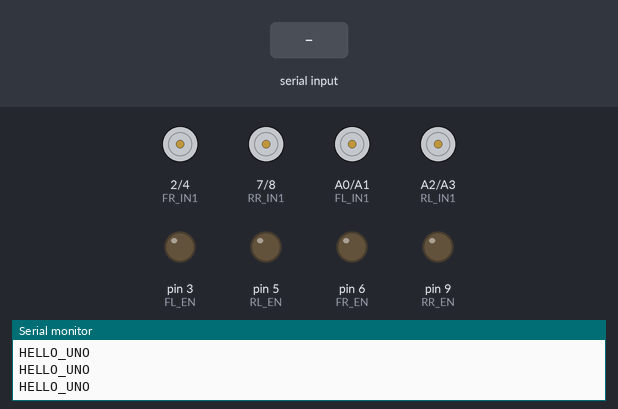
Recording of a sketch running on a simulated Arduino Uno, built with avr-gcc and run on an emulated ATmega328P. Parts: motor-driver pin pairs drawn as motors (green arrow = first pin HIGH = forward, orange = second pin HIGH = backward, longer = more drive), output pins drawn as LEDs (lit = HIGH), the last lines printed to the serial monitor. The inputs (shaded band) are chosen by the test bench.

Above: at 1.0 s.
1.1 s: "PI_READY\n" received over Serial
3.0 s: "XLINE:\n" received over Serial
At 3.2 s:
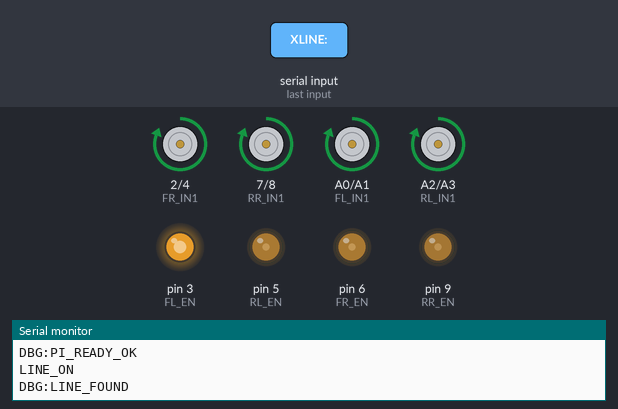
Timing chart, 0 to 6.0 s (numbered marks = the images above; inputs shaded):
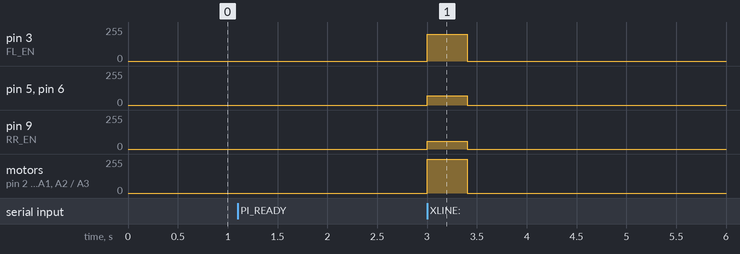

Measured:
- after the input at 3.0 s, pin 3 (FL_EN): 0/255 → 200/255 at once, → 0/255 0.40 s later; pin 5 (RL_EN): 0/255 → 70/255 at once, → 0/255 0.40 s later

The sketch:

uno_camera_duoi_line_camera_tren_ai.ino
```cpp
// ============================================================
// ROBOCON UNO - CAMERA DUOI DO LINE + CAMERA TREN AI
// Chay cung ren.py tren Raspberry Pi
// ============================================================

#define FL_IN1 A0
#define FL_IN2 A1
#define FL_EN  3

#define RL_IN1 A2
#define RL_IN2 A3
#define RL_EN  5

#define FR_IN1 2
#define FR_IN2 4
#define FR_EN  6

#define RR_IN1 7
#define RR_IN2 8
#define RR_EN  9

// PWM co ban - can tiep tuc tune tren robot
int BASE_FL = 200;
int BASE_FR = 70;
int BASE_RL = 70;
int BASE_RR = 60;

// LINE
int errorLine = 0;
bool coLine = false;
unsigned long lastLine = 0;

const int DEAD_LINE = 20;
const int PIXEL_PER_PWM_LINE = 5;
const int MAX_CORR_LINE = 30;
const unsigned long LINE_TIMEOUT = 400;

// YOLO
int errorHang = 0;
bool coHang = false;
bool hangReady = false;
char loaiHang[12] = "";
unsigned long lastHang = 0;

bool piReady = false;
bool piStop = false;

char rxBuf[64];
uint8_t rxLen = 0;

void motor1(int in1, int in2, int en, int pwm)
{
  pwm = constrain(pwm, -255, 255);

  if (pwm > 0)
  {
    digitalWrite(in1, HIGH);
    digitalWrite(in2, LOW);
    analogWrite(en, pwm);
  }
  else if (pwm < 0)
  {
    digitalWrite(in1, LOW);
    digitalWrite(in2, HIGH);
    analogWrite(en, -pwm);
  }
  else
  {
    digitalWrite(in1, LOW);
    digitalWrite(in2, LOW);
    analogWrite(en, 0);
  }
}

void set4(int fl, int fr, int rl, int rr)
{
  motor1(FL_IN1, FL_IN2, FL_EN, fl);
  motor1(FR_IN1, FR_IN2, FR_EN, fr);
  motor1(RL_IN1, RL_IN2, RL_EN, rl);
  motor1(RR_IN1, RR_IN2, RR_EN, rr);
}

void dungMotor()
{
  set4(0, 0, 0, 0);
}

void xuLyLenhPi(const char *s)
{
  if (strcmp(s, "PI_READY") == 0)
  {
    piReady = true;
    return;
  }

  if (strncmp(s, "XLINE:", 6) == 0)
  {
    errorLine = atoi(s + 6);
    coLine = true;
    lastLine = millis();
    return;
  }

  if (strcmp(s, "LOST_LINE") == 0)
  {
    coLine = false;
    return;
  }

  if (strncmp(s, "XHANG:", 6) == 0)
  {
    errorHang = atoi(s + 6);
    coHang = true;
    lastHang = millis();
    return;
  }

  if (strcmp(s, "LOST_HANG") == 0)
  {
    coHang = false;
    hangReady = false;
    return;
  }

  if (strncmp(s, "AI_CLASS:", 9) == 0)
  {
    strncpy(loaiHang, s + 9, sizeof(loaiHang) - 1);
    loaiHang[sizeof(loaiHang) - 1] = '\0';
    return;
  }

  if (strcmp(s, "HANG_READY") == 0)
  {
    hangReady = true;
    return;
  }

  if (strcmp(s, "PI_STOP") == 0)
  {
    piStop = true;
    dungMotor();
    return;
  }
}

void docPi()
{
  while (Serial.available())
  {
    char c = Serial.read();

    if (c == '\n')
    {
      rxBuf[rxLen] = '\0';

      if (rxLen > 0)
        xuLyLenhPi(rxBuf);

      rxLen = 0;
    }
    else if (c != '\r')
    {
      if (rxLen < sizeof(rxBuf) - 1)
        rxBuf[rxLen++] = c;
      else
        rxLen = 0;
    }
  }
}

void batLine()
{
  coLine = false;
  Serial.println("LINE_ON");
  Serial.flush();
}

void batYOLO()
{
  coHang = false;
  hangReady = false;
  loaiHang[0] = '\0';

  Serial.println("YOLO_ON");
  Serial.flush();
}

void tatCamera()
{
  Serial.println("CAM_OFF");
  Serial.flush();
}

void bamLine(unsigned long thoiGian)
{
  batLine();

  unsigned long startWait = millis();

  while (!coLine && millis() - startWait < 2500)
  {
    docPi();
    dungMotor();
  }

  if (!coLine)
  {
    Serial.println("DBG:NO_LINE");
    tatCamera();
    return;
  }

  Serial.println("DBG:LINE_FOUND");

  unsigned long start = millis();

  while (millis() - start < thoiGian)
  {
    docPi();

    if (piStop)
    {
      dungMotor();
      return;
    }

    unsigned long now = millis();

    bool lineOK =
      coLine &&
      (now - lastLine <= LINE_TIMEOUT);

    if (!lineOK)
    {
      dungMotor();
      continue;
    }

    int corr = 0;

    if (abs(errorLine) > DEAD_LINE)
    {
      corr = errorLine / PIXEL_PER_PWM_LINE;
      corr = constrain(corr, -MAX_CORR_LINE, MAX_CORR_LINE);
    }

    int fl = constrain(BASE_FL + corr, 0, 255);
    int fr = constrain(BASE_FR - corr, 0, 255);
    int rl = constrain(BASE_RL - corr, 0, 255);
    int rr = constrain(BASE_RR + corr, 0, 255);

    set4(fl, fr, rl, rr);
  }

  dungMotor();
  tatCamera();

  Serial.println("DBG:LINE_DONE");
}

bool nhanDienHang(unsigned long timeout)
{
  dungMotor();
  batYOLO();

  unsigned long start = millis();

  while (millis() - start < timeout)
  {
    docPi();

    if (piStop)
    {
      dungMotor();
      return false;
    }

    if (loaiHang[0] != '\0' && coHang)
    {
      Serial.print("RESULT_CLASS:");
      Serial.println(loaiHang);

      tatCamera();
      return true;
    }
  }

  Serial.println("RESULT_CLASS:none");
  tatCamera();
  return false;
}

void setup()
{
  Serial.begin(115200);

  pinMode(FL_IN1, OUTPUT);
  pinMode(FL_IN2, OUTPUT);
  pinMode(FL_EN, OUTPUT);

  pinMode(FR_IN1, OUTPUT);
  pinMode(FR_IN2, OUTPUT);
  pinMode(FR_EN, OUTPUT);

  pinMode(RL_IN1, OUTPUT);
  pinMode(RL_IN2, OUTPUT);
  pinMode(RL_EN, OUTPUT);

  pinMode(RR_IN1, OUTPUT);
  pinMode(RR_IN2, OUTPUT);
  pinMode(RR_EN, OUTPUT);

  dungMotor();

  while (!piReady)
  {
    docPi();
    dungMotor();

    Serial.println("HELLO_UNO");
    Serial.flush();

    delay(300);
  }

  Serial.println("DBG:PI_READY_OK");

  // CAMERA DUOI: do line + dieu khien robot 3 giay
  bamLine(3000);

  delay(1000);

  // CAMERA TREN: AI nhan dien kien trong 5 giay
  nhanDienHang(5000);

  dungMotor();
}

void loop()
{
  docPi();
  dungMotor();
}
```
